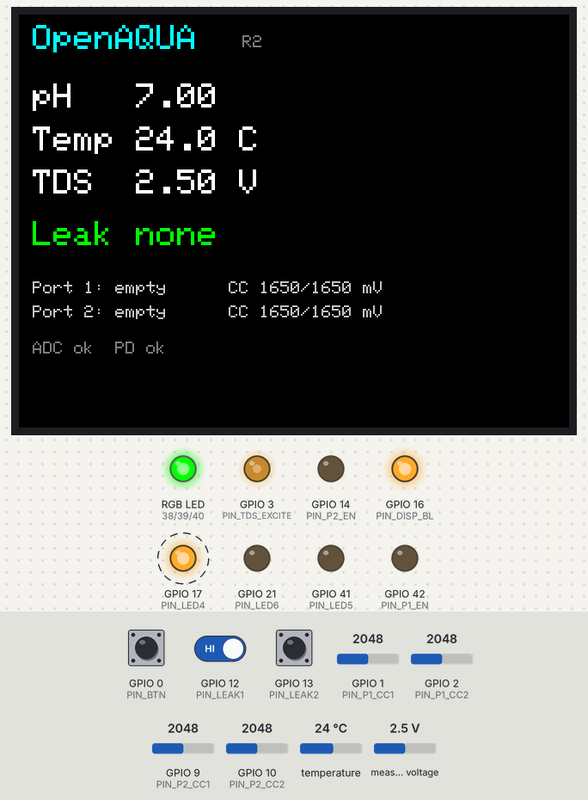
The sketch below on a simulated ESP32-S3. On the bench: 320×240 colour display, an RGB LED mixed from three pins (HIGH = lit), output pins drawn as LEDs (lit = HIGH). Dashed ring = blinking. The inputs (shaded band) are chosen by the test bench; at power-on: GPIO 1 (PIN_P1_CC1) = 2048, GPIO 9 (PIN_P2_CC1) = 2048, GPIO 0 (PIN_BTN) HIGH, GPIO 12 (PIN_LEAK1) HIGH, GPIO 10 (PIN_P2_CC2) = 2048, GPIO 2 (PIN_P1_CC2) = 2048, GPIO 13 (PIN_LEAK2) HIGH, temperature 24 °C, measured voltage 2.5 V. What the sketch prints to the serial monitor is not drawn.

Above: at 1.4 s.
1.5 s: GPIO 1 (PIN_P1_CC1) set to 1937
At 1.72 s:
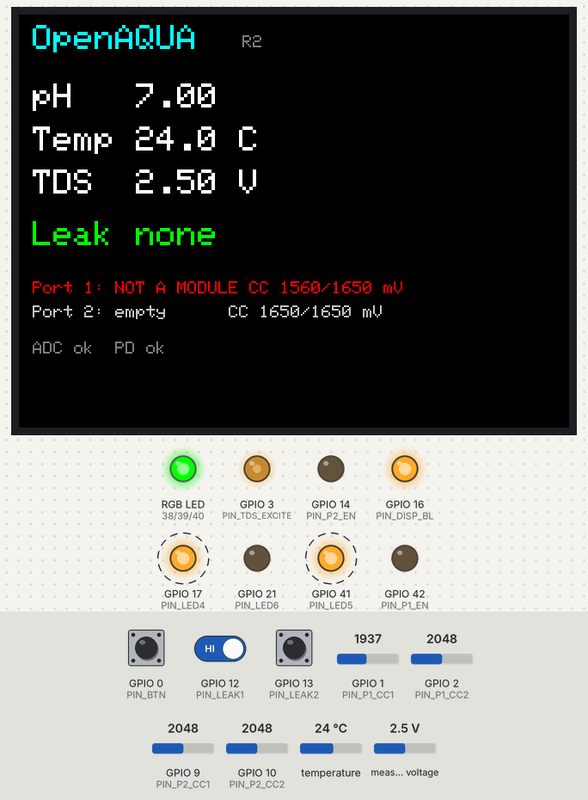
3.4 s: GPIO 9 (PIN_P2_CC1) set to 2412
5.1 s: GPIO 9 (PIN_P2_CC1) set to 2550
At 5.32 s:
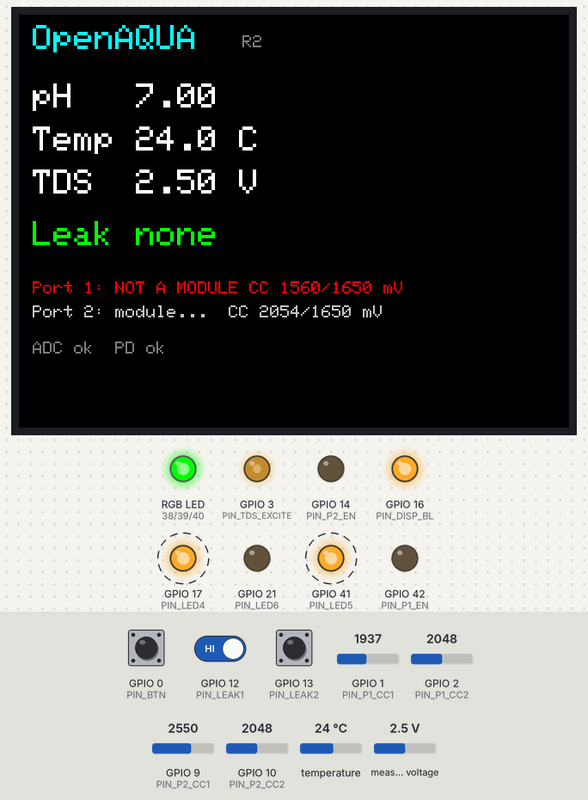
7.0 s: GPIO 0 (PIN_BTN) pulled LOW for 0.15 s
At 7.42 s:
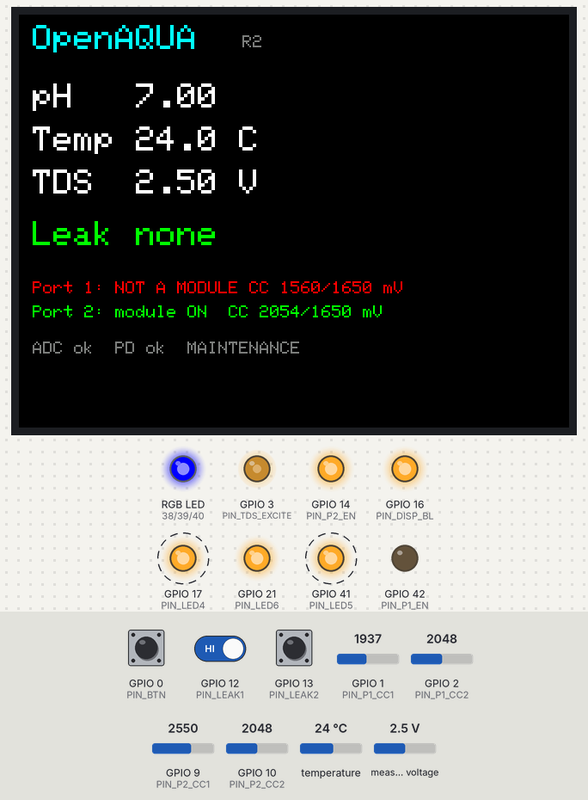
7.7 s: GPIO 12 (PIN_LEAK1) driven LOW
At 8.32 s:
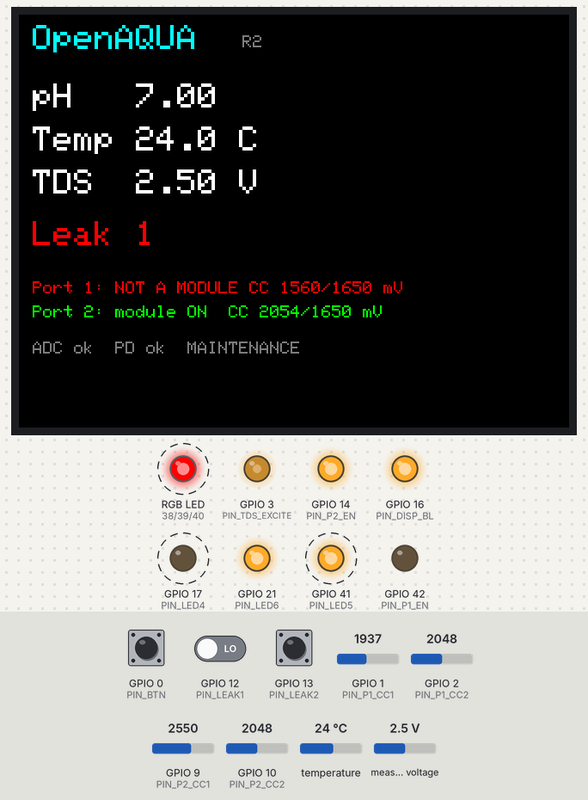
9.7 s: GPIO 10 (PIN_P2_CC2) set to 1916
At 9.83 s:
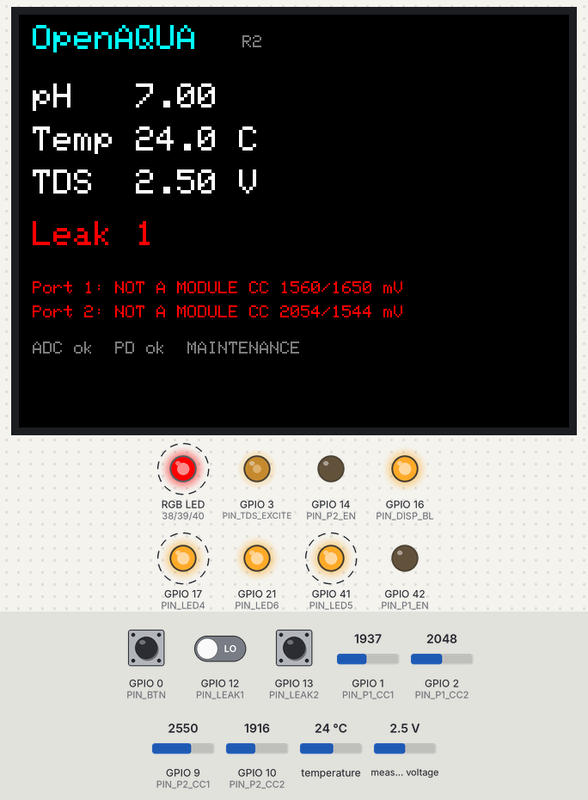
Timing chart, 0 to 12.5 s (numbered marks = the images above; inputs shaded):
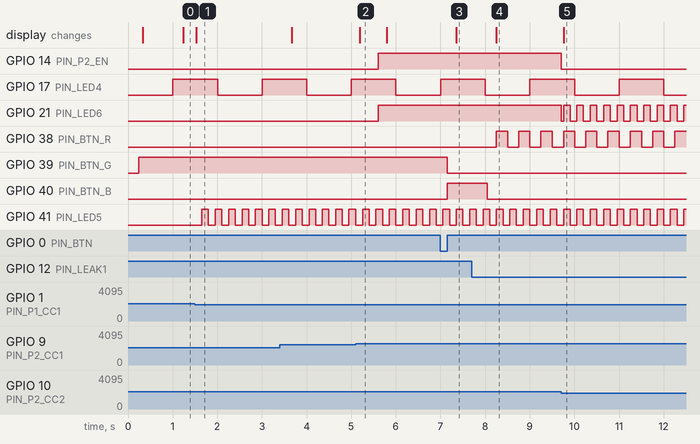

The sketch:

openaqua-main-r2.ino
```cpp
// OpenAQUA main controller R2 - bring-up firmware (Arduino core for ESP32, v3.x)
//
// Board: ESP32-S3-WROOM-1-N16R8. Pin map: docs/gpio-map.md
// Libraries: Adafruit GFX, Adafruit ILI9341, Adafruit ADS1X15, OneWire, DallasTemperature
//
// What it does
//   - display: pH, TDS (raw, uncalibrated), water temperature, leak status, module ports
//   - RGB button: green = ok, red = leak alarm, blue = maintenance mode (short press toggles,
//     long press acknowledges an alarm)
//   - module ports: VBUS stays OFF until the port's CC line shows an OpenAQUA module
//     (22 kOhm to GND -> ~2.27 V), never switches on for a phone/USB device (5.1 kOhm -> ~1.1 V),
//     and switches off immediately when the module is unplugged (docs/module-port-spec.md)
//   - STUSB4500 (USB-PD sink) presence check on I2C
//
// Same file runs in the Wokwi simulator: set SIMULATION to 1 (simulation/wokwi/).

#define SIMULATION 0

#include <Arduino.h>
#include <SPI.h>
#include <Wire.h>
#include <Adafruit_GFX.h>
#include <Adafruit_ILI9341.h>
#include <Adafruit_ADS1X15.h>
#include <OneWire.h>
#include <DallasTemperature.h>

// ---------------------------------------------------------------- pins (R2)
// display (CN2)
const int PIN_DISP_SCLK = 4, PIN_DISP_MOSI = 5, PIN_DISP_CS = 6, PIN_DISP_DC = 7;
const int PIN_DISP_RST = 15, PIN_DISP_BL = 16;
// I2C: ADS1115 (0x48), STUSB4500 (0x28)
const int PIN_I2C_SDA = 18, PIN_I2C_SCL = 8;
// sensors
const int PIN_TEMP = 11;         // DS18B20 1-Wire, 4.7k pull-up on board
const int PIN_LEAK1 = 12;        // 1M pull-up on board, water pulls it low
const int PIN_LEAK2 = 13;
const int PIN_TDS_EXCITE = 3;    // AC excitation for the TDS probe
// front button (CN3): switch on IO0 (also BOOT), RGB LED through 220R
const int PIN_BTN = 0;
const int PIN_BTN_R = 38, PIN_BTN_G = 39, PIN_BTN_B = 40;
// status LEDs
const int PIN_LED4 = 17;         // left edge (status)
const int PIN_LED5 = 41;         // port 1 side
const int PIN_LED6 = 21;         // port 2 side
// module ports
const int PIN_P1_CC1 = 1, PIN_P1_CC2 = 2, PIN_P1_EN = 42;   // USBC2, silk "CAN1"
const int PIN_P2_CC1 = 9, PIN_P2_CC2 = 10, PIN_P2_EN = 14;  // USBC3, silk "CAN2"
// CAN (TJA1051T/3) - not used by this bring-up firmware yet
const int PIN_CAN_TX = 47, PIN_CAN_RX = 48;

// ---------------------------------------------------------------- objects
Adafruit_ILI9341 tft(&SPI, PIN_DISP_DC, PIN_DISP_CS, PIN_DISP_RST);
Adafruit_ADS1115 ads;
OneWire oneWire(PIN_TEMP);
DallasTemperature tempSensor(&oneWire);

bool adsOk = false, pdOk = false;

// ---------------------------------------------------------------- module ports
// CC voltage windows (mV) with the controller's 10k pull-up to 3.3 V
const int CC_MODULE_MIN = 2000, CC_MODULE_MAX = 2500;  // OpenAQUA module: 22k Rd -> ~2270 mV
const int CC_SINK_MIN = 800, CC_SINK_MAX = 1600;       // phone / USB device: 5.1k Rd -> ~1110 mV
const uint32_t PORT_ON_DELAY_MS = 500;                  // module must be seen this long

enum PortState { PORT_EMPTY, PORT_MODULE_WAIT, PORT_ON, PORT_REJECTED };
struct Port {
  const char *name; int cc1, cc2, en, led;
  PortState state; uint32_t since; int mv1, mv2;
};
Port ports[2] = {
  {"Port 1", PIN_P1_CC1, PIN_P1_CC2, PIN_P1_EN, PIN_LED5, PORT_EMPTY, 0, 0, 0},
  {"Port 2", PIN_P2_CC1, PIN_P2_CC2, PIN_P2_EN, PIN_LED6, PORT_EMPTY, 0, 0, 0},
};

static bool inWin(int mv, int lo, int hi) { return mv >= lo && mv <= hi; }

static int readCcMv(int pin) {
#if SIMULATION
  return analogRead(pin) * 3300L / 4095;  // Wokwi's ADC is linear 0-3.3 V, its mV calibration is not
#else
  return analogReadMilliVolts(pin);
#endif
}

void updatePort(Port &p) {
  p.mv1 = readCcMv(p.cc1);
  p.mv2 = readCcMv(p.cc2);
  bool module = inWin(p.mv1, CC_MODULE_MIN, CC_MODULE_MAX) || inWin(p.mv2, CC_MODULE_MIN, CC_MODULE_MAX);
  bool sink = inWin(p.mv1, CC_SINK_MIN, CC_SINK_MAX) || inWin(p.mv2, CC_SINK_MIN, CC_SINK_MAX);
  uint32_t now = millis();
  PortState next = p.state;
  if (sink) next = PORT_REJECTED;                       // never power a phone / USB device
  else if (!module) next = PORT_EMPTY;                  // unplugged: off at once
  else if (p.state == PORT_EMPTY || p.state == PORT_REJECTED) { next = PORT_MODULE_WAIT; p.since = now; }
  else if (p.state == PORT_MODULE_WAIT && now - p.since >= PORT_ON_DELAY_MS) next = PORT_ON;
  p.state = next;
  digitalWrite(p.en, p.state == PORT_ON ? HIGH : LOW);
  // LED: on = powered, fast blink = refused device, off = empty / waiting
  bool led = (p.state == PORT_ON) || (p.state == PORT_REJECTED && (now / 150) % 2);
  digitalWrite(p.led, led ? HIGH : LOW);
}

const char *portText(const Port &p) {
  switch (p.state) {
    case PORT_ON: return "module ON ";
    case PORT_MODULE_WAIT: return "module... ";
    case PORT_REJECTED: return "NOT A MODULE";
    default: return "empty     ";
  }
}

// ---------------------------------------------------------------- sensors
float waterTempC = NAN;
float phValue = NAN, phMv = NAN;
float tdsVolts = NAN;
bool leak1 = false, leak2 = false;

// pH: LMP91200 output relative to its common mode (ADS1115 AIN1 - AIN3).
// Ideal electrode: 0 mV at pH 7, -59.16 mV/pH at 25 C. Calibrate later (2-point buffer).
float phFromMv(float mv, float tempC) {
  float slope = -0.1984f * (273.15f + (isnan(tempC) ? 25.0f : tempC));  // mV per pH
  return 7.0f + mv / slope;
}

void readSensors() {
  // non-blocking: read the result of the previous request, then start the next conversion
  // (a blocking read takes ~750 ms and would delay switching a port off on unplug)
  if (tempSensor.getDeviceCount() > 0) {
    float t = tempSensor.getTempCByIndex(0);
    waterTempC = (t == DEVICE_DISCONNECTED_C || t == 85.0f) ? waterTempC : t;
    tempSensor.requestTemperatures();
  }
  leak1 = digitalRead(PIN_LEAK1) == LOW;
  leak2 = digitalRead(PIN_LEAK2) == LOW;
  if (adsOk) {
    ads.setGain(GAIN_EIGHT);                               // +/-0.512 V: pH electrode is +/-415 mV
    int16_t raw = ads.readADC_Differential_1_3();
    phMv = ads.computeVolts(raw) * 1000.0f;
    phValue = phFromMv(phMv, waterTempC);
    ads.setGain(GAIN_ONE);                                 // +/-4.096 V for the TDS channel
    tdsVolts = ads.computeVolts(ads.readADC_SingleEnded(0));
  }
}

// ---------------------------------------------------------------- button + RGB
bool maintenance = false, alarmAck = false;
uint32_t btnDownAt = 0; bool btnWasDown = false;

void setRgb(bool r, bool g, bool b) {
  digitalWrite(PIN_BTN_R, r); digitalWrite(PIN_BTN_G, g); digitalWrite(PIN_BTN_B, b);
}

void handleButton() {
  bool down = digitalRead(PIN_BTN) == LOW;
  uint32_t now = millis();
  if (down && !btnWasDown) btnDownAt = now;
  if (!down && btnWasDown) {
    if (now - btnDownAt > 1000) alarmAck = true;          // long press: acknowledge alarm
    else if (now - btnDownAt > 30) maintenance = !maintenance;
  }
  btnWasDown = down;
  bool leak = leak1 || leak2;
  if (!leak) alarmAck = false;
  if (leak && !alarmAck) setRgb((now / 250) % 2, false, false);  // flashing red
  else if (leak) setRgb(true, false, false);
  else if (maintenance) setRgb(false, false, true);
  else setRgb(false, true, false);
}

// ---------------------------------------------------------------- TDS excitation
// 1 kHz square wave on the probe (keeps it from polarising). The ADS1115 is too slow to sample
// it synchronously - TDS front end is a known open item (docs/r2-design-review.md).
void startTdsExcitation() {
  ledcAttach(PIN_TDS_EXCITE, 1000, 8);
  ledcWrite(PIN_TDS_EXCITE, 128);
}

// ---------------------------------------------------------------- display
void drawStatic() {
  tft.fillScreen(ILI9341_BLACK);
  tft.setTextColor(ILI9341_CYAN); tft.setTextSize(2);
  tft.setCursor(8, 6); tft.print("OpenAQUA");
  tft.setTextSize(1); tft.setTextColor(ILI9341_DARKGREY);
  tft.setCursor(130, 12); tft.print(SIMULATION ? "R2 - simulation" : "R2");
}

// Text drawing in Adafruit_GFX is slow and blocks loop(), so only lines that changed are redrawn.
void drawLine(int line, int y, uint8_t size, uint16_t color, const char *text) {
  static char last[8][40];
  static uint16_t lastColor[8];
  if (lastColor[line] == color && strcmp(last[line], text) == 0) return;
  strlcpy(last[line], text, sizeof last[line]);
  lastColor[line] = color;
  tft.setTextSize(size);
  tft.setTextColor(color, ILI9341_BLACK);
  tft.setCursor(8, y);
  tft.print(text);
}

void drawValues() {
  char buf[40];
  if (isnan(phValue)) snprintf(buf, sizeof buf, "pH   --      ");
  else snprintf(buf, sizeof buf, "pH   %4.2f    ", phValue);
  drawLine(0, 40, 2, ILI9341_WHITE, buf);
  if (isnan(waterTempC)) snprintf(buf, sizeof buf, "Temp --.- C  ");
  else snprintf(buf, sizeof buf, "Temp %4.1f C  ", waterTempC);
  drawLine(1, 65, 2, ILI9341_WHITE, buf);
  if (isnan(tdsVolts)) snprintf(buf, sizeof buf, "TDS  --      ");
  else snprintf(buf, sizeof buf, "TDS  %4.2f V  ", tdsVolts);
  drawLine(2, 90, 2, ILI9341_WHITE, buf);

  bool leak = leak1 || leak2;
  snprintf(buf, sizeof buf, "Leak %s%s     ", leak1 ? "1 " : "", leak2 ? "2" : (leak1 ? "" : "none"));
  drawLine(3, 120, 2, leak ? ILI9341_RED : ILI9341_GREEN, buf);

  for (int i = 0; i < 2; i++) {
    Port &p = ports[i];
    snprintf(buf, sizeof buf, "%s: %s CC %4d/%4d mV ", p.name, portText(p), p.mv1, p.mv2);
    drawLine(4 + i, 155 + i * 14, 1, p.state == PORT_ON ? ILI9341_GREEN : p.state == PORT_REJECTED ? ILI9341_RED : ILI9341_LIGHTGREY, buf);
  }
  snprintf(buf, sizeof buf, "ADC %s  PD %s  %s   ", adsOk ? "ok" : "--", pdOk ? "ok" : "--", maintenance ? "MAINTENANCE" : "           ");
  drawLine(6, 190, 1, ILI9341_DARKGREY, buf);
}

// ---------------------------------------------------------------- setup / loop
void setup() {
  Serial.begin(115200);
  // outputs: ports OFF first (also held off by hardware pull-downs)
  for (Port &p : ports) { pinMode(p.en, OUTPUT); digitalWrite(p.en, LOW); pinMode(p.led, OUTPUT); }
  for (Port &p : ports) { analogSetPinAttenuation(p.cc1, ADC_11db); analogSetPinAttenuation(p.cc2, ADC_11db); }
  pinMode(PIN_LED4, OUTPUT);
  pinMode(PIN_BTN_R, OUTPUT); pinMode(PIN_BTN_G, OUTPUT); pinMode(PIN_BTN_B, OUTPUT);
  pinMode(PIN_BTN, INPUT_PULLUP);
#if SIMULATION
  pinMode(PIN_LEAK1, INPUT_PULLUP); pinMode(PIN_LEAK2, INPUT_PULLUP);   // simulator has no 1M resistors
#else
  pinMode(PIN_LEAK1, INPUT); pinMode(PIN_LEAK2, INPUT);                 // board has 1M pull-ups; an internal ~45k one would kill sensitivity
#endif

  pinMode(PIN_DISP_BL, OUTPUT); digitalWrite(PIN_DISP_BL, HIGH);
  SPI.begin(PIN_DISP_SCLK, -1, PIN_DISP_MOSI, PIN_DISP_CS);
  tft.begin(40000000);
  tft.setRotation(1);
  drawStatic();

  Wire.begin(PIN_I2C_SDA, PIN_I2C_SCL);
  adsOk = ads.begin(0x48, &Wire);
  Wire.beginTransmission(0x28);
  pdOk = (Wire.endTransmission() == 0);
  tempSensor.begin();
  tempSensor.setWaitForConversion(false);
  tempSensor.requestTemperatures();
  startTdsExcitation();
  Serial.printf("OpenAQUA R2 up. ADS1115 %s, STUSB4500 %s, DS18B20 x%d\n",
                adsOk ? "found" : "MISSING", pdOk ? "found" : "missing", tempSensor.getDeviceCount());
}

void loop() {
  static uint32_t lastSensors = 0, lastDraw = 0;
  uint32_t now = millis();
  for (Port &p : ports) updatePort(p);      // every loop: fast switch-off on unplug
  handleButton();
  digitalWrite(PIN_LED4, (now / 1000) % 2);  // heartbeat
  if (now - lastSensors > 1000) { lastSensors = now; readSensors(); }
  if (now - lastDraw > 300) { lastDraw = now; drawValues(); }
  delay(5);
}
```

Measured:
- the behaviour switches between 1987 and 1986 on GPIO 1 (PIN_P1_CC1) (found by bisection; images 0 and 1)
- the behaviour switches between 2481 and 2482 on GPIO 9 (PIN_P2_CC1) (found by bisection; images 1 and 2)
- the behaviour switches between 1987 and 1986 on GPIO 10 (PIN_P2_CC2) (found by bisection; images 4 and 5)
- after the input at 1.5 s, GPIO 41 (PIN_LED5): alternates HIGH for 0.15 s and LOW for 0.15 s, starting after 0.15 s; the display: changes at once (image 1)
- after the input at 5.1 s, GPIO 14 (PIN_P2_EN), GPIO 21 (PIN_LED6): LOW → HIGH after 0.51 s; the display: changes after 0.09 s (image 2)
- after the input at 7.0 s, GPIO 39 (PIN_BTN_G): HIGH → LOW after 0.15 s; GPIO 40 (PIN_BTN_B): LOW → HIGH after 0.15 s; the display: changes after 0.35 s (image 3)
- after the input at 7.7 s, GPIO 38 (PIN_BTN_R): alternates HIGH for 0.25 s and LOW for 0.25 s, starting after 0.55 s; GPIO 40 (PIN_BTN_B): HIGH → LOW after 0.35 s; the display: changes after 0.55 s (image 4)
- after the input at 9.7 s, GPIO 14 (PIN_P2_EN): HIGH → LOW at once; GPIO 21 (PIN_LED6): HIGH → LOW at once, then repeats every 0.29 s: HIGH 0.14 s, LOW 0.15 s; the display: changes after 0.06 s (image 5)
